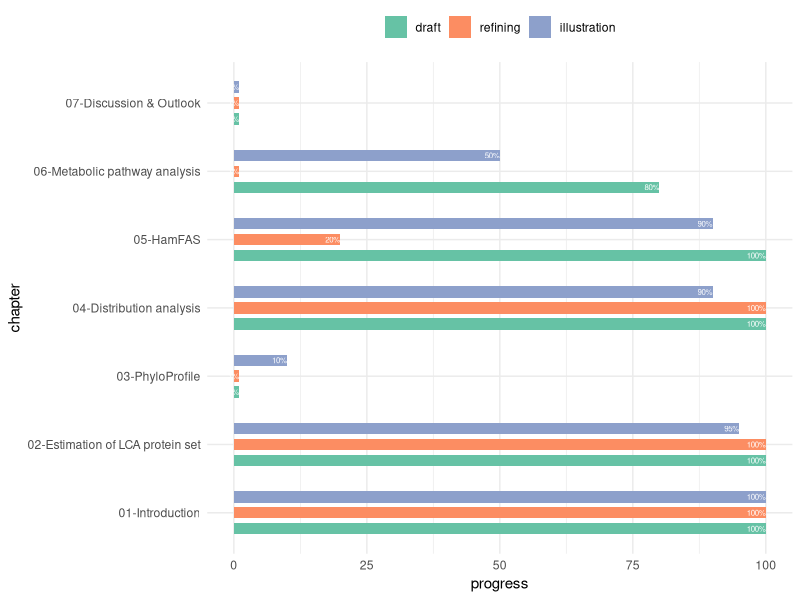
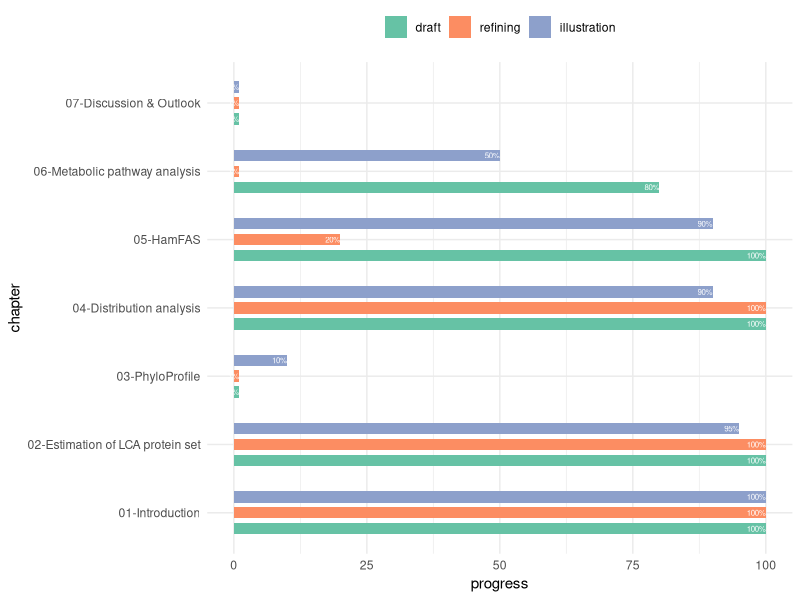

These figures' R source, in order:
### thesis writing progess
library(ggplot2)
chapter <- rep(c("01-Introduction","02-Estimation of LCA protein set",
                 "03-PhyloProfile",
                 "04-Distribution analysis","05-HamFAS",
                 "06-Metabolic pathway analysis",
                 "07-Discussion & Outlook"), each = 3)
type <- rep(c("draft","refining","illustration"),5)
progress <- c(100,100,100, # chapter 01
              100,100,95, # chapter 02
              1,1,10, # chapter 03
              100,100,90, # chapter 04
              100,20,90, # chapter 05
              80,1,50, # chapter 06
              1,1,1 # chapter 07
              )

df <- as.data.frame(cbind(chapter,type,progress), stringsAsFactors = FALSE)
df$progress <- as.numeric(df$progress)
df$type <- factor(df$type, levels = c("draft","refining","illustration"))

ggplot(df, aes(x = chapter, y = progress)) +
  geom_bar(aes(fill = type), stat = "identity", position = position_dodge(width = 0.7), width = 0.5) +
  geom_text(aes(label = paste0(progress,"%"), group = type), color = "white", size = 2, position = position_dodge(width = 0.7), hjust = 1) +
  coord_flip() +
  theme_minimal() +
  scale_fill_brewer(palette = "Set2") +
  theme(legend.position = "top", legend.title = element_blank())

ggsave("/Users/trvinh/work/thesis/microsporidia/progress.pdf", width = 20, height = 10, units = "cm")

